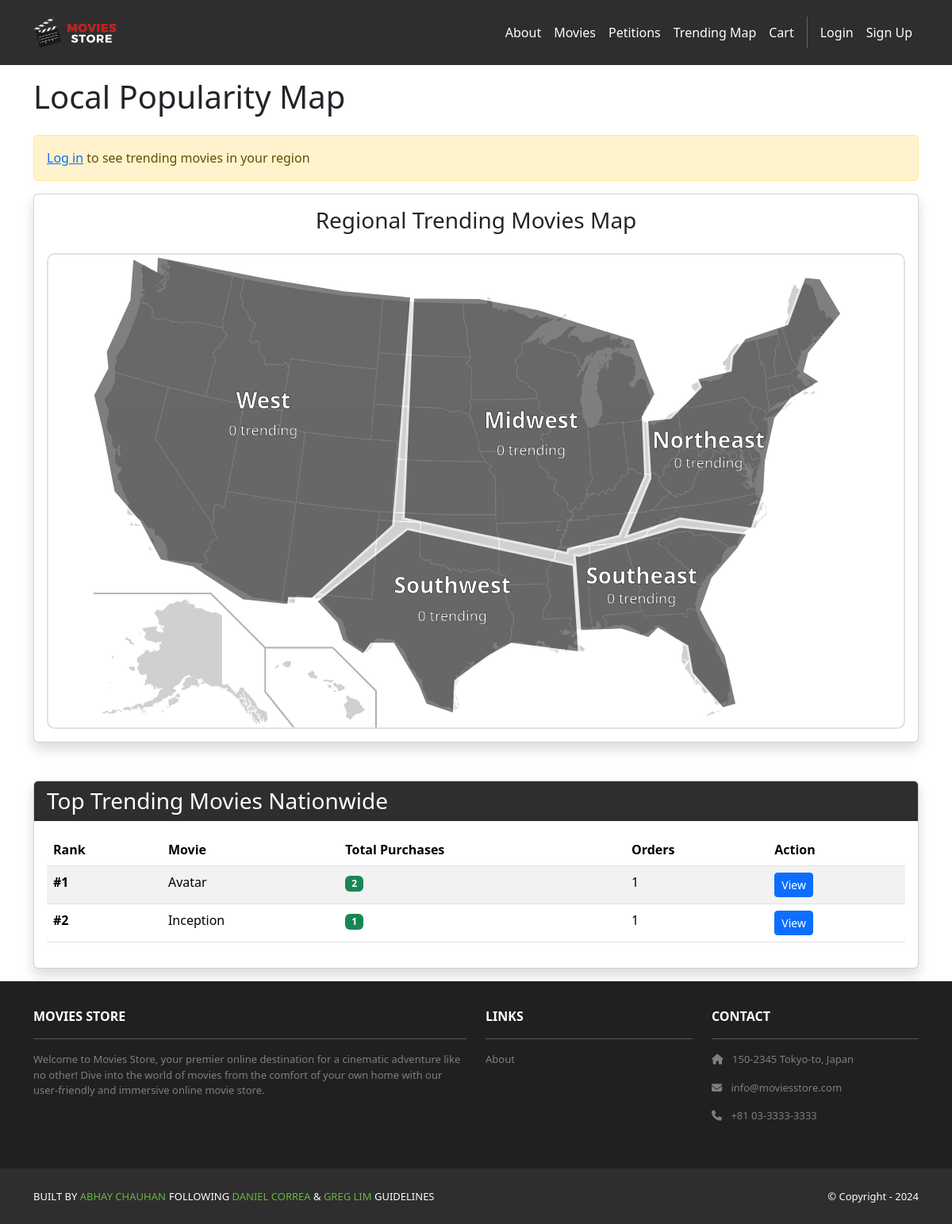
The page /trending/ on the database its author committed.
### movies/models.py (models this page shows, shortened)
class Movie(models.Model):
    id = models.AutoField(primary_key=True)
    name = models.CharField(max_length=255)
    price = models.IntegerField()
    description = models.TextField()
    image = models.ImageField(upload_to='movie_images/')

### trending/views.py (the view)
# urls.py: path('', views.trending_map, name='trending.map'),
def trending_map(request):
    regions_data = {
        'northeast': {
            'name': 'Northeast',
            'center_lat': 42.0,
            'center_lng': -73.0,
            'color': '#FF6B6B'
        },
        'southeast': {
            'name': 'Southeast',
            'center_lat': 33.0,
            'center_lng': -84.0,
            'color': '#4ECDC4'
        },
        'midwest': {
            'name': 'Midwest',
            'center_lat': 41.0,
            'center_lng': -93.0,
            'color': '#45B7D1'
        },
        'southwest': {
            'name': 'Southwest',
            'center_lat': 34.0,
            'center_lng': -111.0,
            'color': '#FFA07A'
        },
        'west': {
            'name': 'West',
            'center_lat': 40.0,
            'center_lng': -120.0,
            'color': '#98D8C8'
        }
    }
    regional_trending = {}
    for region_code, region_info in regions_data.items():
        users_in_region = UserProfile.objects.filter(region=region_code).values_list('user_id', flat=True)
        orders_in_region = Order.objects.filter(user_id__in=users_in_region)
        trending_movies = (
            Item.objects
            .filter(order__in=orders_in_region)
            .values('movie__id', 'movie__name', 'movie__image')
            .annotate(
                total_purchases=Sum('quantity'),
                order_count=Count('order', distinct=True)
            )
            .order_by('-total_purchases')[:5]  # Top 5 movies
        )
        regional_trending[region_code] = {
            'info': region_info,
            'movies': list(trending_movies)
        }
    overall_trending = (
        Item.objects
        .values('movie__id', 'movie__name', 'movie__image')
        .annotate(
            total_purchases=Sum('quantity'),
            order_count=Count('order', distinct=True)
        )
        .order_by('-total_purchases')[:10]
    )
    user_region = None
    if request.user.is_authenticated and hasattr(request.user, 'profile'):
        user_region = request.user.profile.region
    template_data = {
        'title': 'Local Popularity Map',
        'regional_trending': regional_trending,
        'overall_trending': list(overall_trending),
        'user_region': user_region,
        'regions_data': regions_data
    }
    return render(request, 'trending/map.html', {'template_data': template_data})

### trending/templates/trending/map.html (shortened to what this page needs)
{% extends 'base.html' %}
{% load static %}
{% block content %}
<div class="p-3">
  <div class="container">
    <h1 class="mb-4">{{ template_data.title }}</h1>
    {% if user.is_authenticated %}
      <div class="alert alert-info d-flex justify-content-between align-items-center">
        <div>
          <strong>Your Region:</strong>
          {% if template_data.user_region %}
            {% if template_data.user_region == 'northeast' %}Northeast
            {% elif template_data.user_region == 'southeast' %}Southeast
            {% elif template_data.user_region == 'midwest' %}Midwest
            {% elif template_data.user_region == 'southwest' %}Southwest
            {% elif template_data.user_region == 'west' %}West
            {% endif %}
          {% else %}
            Not set (Default: Northeast)
          {% endif %}
        </div>
        <a href="{% url 'accounts.update_region' %}" class="btn btn-primary btn-sm">
          <i class="fas fa-edit"></i> Change Region
        </a>
      </div>
    {% else %}
      <div class="alert alert-warning">
        <a href="{% url 'accounts.login' %}">Log in</a> to see trending movies in your region
      </div>
    {% endif %}
    <div class="row mb-5">
      <div class="col-12">
        <div class="card shadow">
          <div class="card-body">
            <h3 class="card-title text-center mb-4">Regional Trending Movies Map</h3>
            <div id="map-container" style="position: relative; height: 600px; border: 2px solid #dee2e6; border-radius: 10px; overflow: hidden;">
              <img src="{% static 'img/united-states.jpg' %}" alt="United States Map"
                   style="width: 100%; height: 100%; object-fit: contain; position: absolute; top: 0; left: 0;">
              <svg width="100%" height="100%" viewBox="0 0 1000 600" preserveAspectRatio="xMidYMid meet" style="position: absolute; top: 0; left: 0;">
                <g id="west-region" class="region-group" data-region="west" style="cursor: pointer;">
                  <text x="230" y="195" text-anchor="middle" font-size="28" font-weight="bold" fill="#fff" stroke="#000" stroke-width="0.5">
                    West
                  </text>
                  <text x="230" y="230" text-anchor="middle" font-size="18" fill="#fff" stroke="#000" stroke-width="0.3">
                    {% with template_data.regional_trending.west.movies|length as count %}
                      {{ count }} trending
                    {% endwith %}
                  </text>
                </g>
                <g id="southwest-region" class="region-group" data-region="southwest" style="cursor: pointer;">
                  <text x="470" y="430" text-anchor="middle" font-size="28" font-weight="bold" fill="#fff" stroke="#000" stroke-width="0.5">
                    Southwest
                  </text>
                  <text x="470" y="465" text-anchor="middle" font-size="18" fill="#fff" stroke="#000" stroke-width="0.3">
                    {% with template_data.regional_trending.southwest.movies|length as count %}
                      {{ count }} trending
                    {% endwith %}
                  </text>
                </g>
                <g id="midwest-region" class="region-group" data-region="midwest" style="cursor: pointer;">
                  <text x="570" y="220" text-anchor="middle" font-size="28" font-weight="bold" fill="#fff" stroke="#000" stroke-width="0.5">
                    Midwest
                  </text>
                  <text x="570" y="255" text-anchor="middle" font-size="18" fill="#fff" stroke="#000" stroke-width="0.3">
                    {% with template_data.regional_trending.midwest.movies|length as count %}
                      {{ count }} trending
                    {% endwith %}
                  </text>
                </g>
                <g id="southeast-region" class="region-group" data-region="southeast" style="cursor: pointer;">
                  <text x="710" y="418" text-anchor="middle" font-size="28" font-weight="bold" fill="#fff" stroke="#000" stroke-width="0.5">
                    Southeast
                  </text>
                  <text x="710" y="443" text-anchor="middle" font-size="18" fill="#fff" stroke="#000" stroke-width="0.3">
                    {% with template_data.regional_trending.southeast.movies|length as count %}
                      {{ count }} trending
                    {% endwith %}
                  </text>
                </g>
                <g id="northeast-region" class="region-group" data-region="northeast" style="cursor: pointer;">
                  <text x="795" y="246" text-anchor="middle" font-size="28" font-weight="bold" fill="#fff" stroke="#000" stroke-width="0.5">
                    Northeast
                  </text>
                  <text x="795" y="271" text-anchor="middle" font-size="18" fill="#fff" stroke="#000" stroke-width="0.3">
                    {% with template_data.regional_trending.northeast.movies|length as count %}
                      {{ count }} trending
                    {% endwith %}
                  </text>
                </g>
              </svg>
              <div class="text-center mt-3">
                <small class="text-muted">Click on a region to see trending movies</small>
              </div>
            </div>
          </div>
        </div>
      </div>
    </div>
    <div class="row mt-5">
      <div class="col-12">
        <div class="card shadow">
          <div class="card-header bg-dark text-white">
            <h3 class="mb-0"> Top Trending Movies Nationwide</h3>
          </div>
          <div class="card-body">
            {% if template_data.overall_trending %}
              <div class="table-responsive">
                <table class="table table-striped table-hover">
                  <thead>
                    <tr>
                      <th>Rank</th>
                      <th>Movie</th>
                      <th>Total Purchases</th>
                      <th>Orders</th>
                      <th>Action</th>
                    </tr>
                  </thead>
                  <tbody>
                    {% for movie in template_data.overall_trending %}
                    <tr>
                      <td><strong>#{{ forloop.counter }}</strong></td>
                      <td>{{ movie.movie__name }}</td>
                      <td><span class="badge bg-success">{{ movie.total_purchases }}</span></td>
                      <td>{{ movie.order_count }}</td>
                      <td>
                        <a href="{% url 'movies.show' id=movie.movie__id %}" class="btn btn-sm btn-primary">
                          View
                        </a>
                      </td>
                    </tr>
                    {% endfor %}
                  </tbody>
                </table>
              </div>
            {% else %}
              <div class="alert alert-info">
                <p class="mb-0">No movie purchases recorded yet.</p>
              </div>
            {% endif %}
          </div>
        </div>
      </div>
    </div>
  </div>
</div>
{% endblock content %}

### moviestore/static/css/style.css (style rules this page uses)
.bg-dark { background-color: #2E2E2E !important; }

### trending/templates/trending/map.html (style rules this page uses)
.region-group { transition: all 0.3s ease; }

### rows shown on the page
Movie: movie__name "Avatar", total_purchases "2", order_count "1"
Movie: movie__name "Inception", total_purchases "1", order_count "1"

### other values the page prints
{{ template_data.title }} "Local Popularity Map"
{{ count }} "0"
